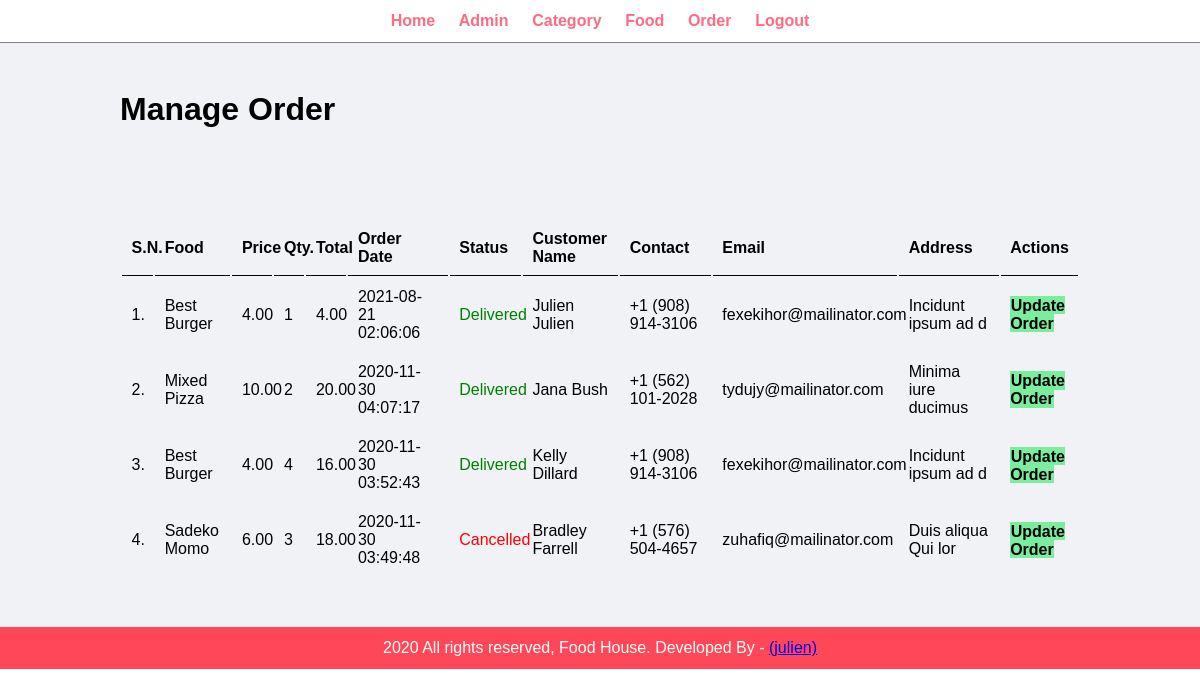
Page /admin/manage-order.php (signed in) on the committed database.
### tables this page shows
CREATE TABLE `tbl_order` (
  `id` int(10) UNSIGNED NOT NULL,
  `food` varchar(150) NOT NULL,
  `price` decimal(10,2) NOT NULL,
  `qty` int(11) NOT NULL,
  `total` decimal(10,2) NOT NULL,
  `order_date` datetime NOT NULL,
  `status` varchar(50) NOT NULL,
  `customer_name` varchar(150) NOT NULL,
  `customer_contact` varchar(20) NOT NULL,
  `customer_email` varchar(150) NOT NULL,
  `customer_address` varchar(255) NOT NULL
);

### admin/manage-order.php (the view, shortened to what this page needs)
<?php include('partials/menu.php'); ?>
<div class="main-content">
    <div class="wrapper">
        <h1>Manage Order</h1>
                <br /><br /><br />
                <br><br>
                <table class="tbl-full">
                    <tr>
                        <th>S.N.</th>
                        <th>Food</th>
                        <th>Price</th>
                        <th>Qty.</th>
                        <th>Total</th>
                        <th>Order Date</th>
                        <th>Status</th>
                        <th>Customer Name</th>
                        <th>Contact</th>
                        <th>Email</th>
                        <th>Address</th>
                        <th>Actions</th>
                    </tr>
                    <?php
                        $sql = "SELECT * FROM tbl_order ORDER BY id DESC";
                        $res = mysqli_query($conn, $sql);
                        $count = mysqli_num_rows($res);
                        $sn = 1;
                        if($count>0)
                        {
                            while($row=mysqli_fetch_assoc($res))
                            {
                                $id = $row['id'];
                                $food = $row['food'];
                                $price = $row['price'];
                                $qty = $row['qty'];
                                $total = $row['total'];
                                $order_date = $row['order_date'];
                                $status = $row['status'];
                                $customer_name = $row['customer_name'];
                                $customer_contact = $row['customer_contact'];
                                $customer_email = $row['customer_email'];
                                $customer_address = $row['customer_address'];
                                ?>
                                    <tr>
                                        <td><?php echo $sn++; ?>. </td>
                                        <td><?php echo $food; ?></td>
                                        <td><?php echo $price; ?></td>
                                        <td><?php echo $qty; ?></td>
                                        <td><?php echo $total; ?></td>
                                        <td><?php echo $order_date; ?></td>
                                        <td>
                                            <?php
                                                if($status=="Ordered")
                                                {
                                                    echo "<label>$status</label>";
                                                }
                                                elseif($status=="On Delivery")
                                                {
                                                    echo "<label style='color: orange;'>$status</label>";
                                                }
                                                elseif($status=="Delivered")
                                                {
                                                    echo "<label style='color: green;'>$status</label>";
                                                }
                                                elseif($status=="Cancelled")
                                                {
                                                    echo "<label style='color: red;'>$status</label>";
                                                }
                                            ?>
                                        </td>
                                        <td><?php echo $customer_name; ?></td>
                                        <td><?php echo $customer_contact; ?></td>
                                        <td><?php echo $customer_email; ?></td>
                                        <td><?php echo $customer_address; ?></td>
                                        <td>
                                            <a href="<?php echo SITEURL; ?>admin/update-order.php?id=<?php echo $id; ?>" class="btn-secondary">Update Order</a>
                                        </td>
                                    </tr>
                                <?php
                            }
                        }
                        else
                        {
                            echo "<tr><td colspan='12' class='error'>Orders not Available</td></tr>";
                        }
                    ?>
                </table>
    </div>
</div>
<?php include('partials/footer.php'); ?>

### css/admin.css (style rules this page uses)
* { margin: 0; padding: 0; font-family: Arial, Helvetica, sans-serif; }
.wrapper { padding: 1%; width: 80%; margin: 0 auto; }
.tbl-full { width: 100%; }
table tr th { border-bottom: 1px solid black; padding: 1%; text-align: left; }
table tr td { padding: 1%; }
.btn-secondary { background-color: #7bed9f; padding: 1%; color: black; text-decoration: none; font-weight: bold; }
.main-content { background-color: #f1f2f6; padding: 3% 0; }

### rows in the picture
tbl_order: food "Best Burger", price "4.00", qty "1", total "4.00", order_date "2021-08-21 02:06:06", status "Delivered", customer_name "Julien Julien", customer_contact "+1 (908) 914-3106", customer_email "fexekihor@mailinator.com", customer_address "Incidunt ipsum ad d"
tbl_order: food "Mixed Pizza", price "10.00", qty "2", total "20.00", order_date "2020-11-30 04:07:17", status "Delivered", customer_name "Jana Bush", customer_contact "+1 (562) 101-2028", customer_email "tydujy@mailinator.com", customer_address "Minima iure ducimus"
tbl_order: food "Best Burger", price "4.00", qty "4", total "16.00", order_date "2020-11-30 03:52:43", status "Delivered", customer_name "Kelly Dillard", customer_contact "+1 (908) 914-3106", customer_email "fexekihor@mailinator.com", customer_address "Incidunt ipsum ad d"
tbl_order: food "Sadeko Momo", price "6.00", qty "3", total "18.00", order_date "2020-11-30 03:49:48", status "Cancelled", customer_name "Bradley Farrell", customer_contact "+1 (576) 504-4657", customer_email "zuhafiq@mailinator.com", customer_address "Duis aliqua Qui lor"
